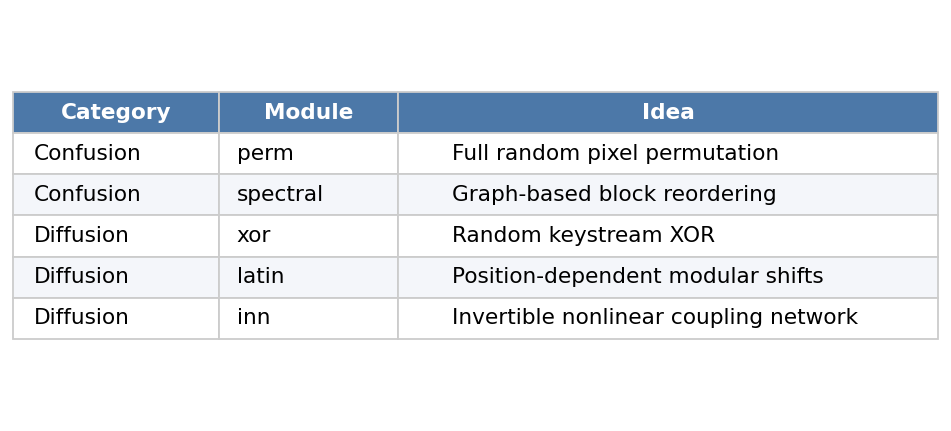
#> input picture docs/modules-table.png, 951 x 431 px, given in place of cat-meme.jpg, which was not available
$ python make_figures.py
#> lines starting #> are read from the running program, lines starting #| are printed output that depends on the picture; pictures that were not available may be replaced by others from this repository, and a replacement may not be noted
### crypto_core.py
"""
crypto_core.py
Modular image encryption pipeline: swappable CONFUSION (permutation) and
DIFFUSION (value-mixing) stages, all keyed and exactly invertible over uint8.

Pipeline (per round):  confusion -> diffusion, repeated R rounds.
Everything is lossless: decrypt(encrypt(x)) == x exactly.

Modules implemented:
  Confusion:  'perm'      keyed global pixel permutation (baseline)
              'spectral'  graph-spectral block ordering (Fiedler vector)
  Diffusion:  'xor'       keyed XOR keystream (baseline)
              'latin'     keyed Latin-square additive mixing (provably balanced)
              'inn'       keyed integer coupling network (RealNVP-style, lossless)

NOTE: These are research/coursework primitives, NOT cryptographically vetted
ciphers. Use for studying confusion/diffusion behaviour, not real secrets.
"""
import hashlib
import numpy as np


# ----------------------------------------------------------------------
# Key derivation helpers
# ----------------------------------------------------------------------
def _seed(key: str, label: str) -> int:
    h = hashlib.sha256(f"{key}|{label}".encode()).digest()
    return int.from_bytes(h[:8], "big")


def _rng(key: str, label: str) -> np.random.Generator:
    return np.random.default_rng(_seed(key, label))


# ----------------------------------------------------------------------
# CONFUSION: permutation modules  (operate on a flat uint8 vector)
# ----------------------------------------------------------------------
def _perm_indices(n: int, key: str, label: str) -> np.ndarray:
    return _rng(key, label).permutation(n)


def confuse_perm(flat: np.ndarray, key: str, inverse: bool, rnd: int) -> np.ndarray:
    idx = _perm_indices(flat.size, key, f"perm{rnd}")
    if not inverse:
        return flat[idx]
    out = np.empty_like(flat)
    out[idx] = flat
    return out


# [36 lines left out: functions _spectral_order, confuse_spectral, not called in this run]


# ----------------------------------------------------------------------
# DIFFUSION: value-mixing modules  (operate on a flat uint8 vector)
# ----------------------------------------------------------------------
def diffuse_xor(flat: np.ndarray, key: str, inverse: bool, rnd: int) -> np.ndarray:
    ks = _rng(key, f"xor{rnd}").integers(0, 256, flat.size, dtype=np.uint8)
    return np.bitwise_xor(flat, ks)   # self-inverse


# [10 lines left out: function diffuse_latin, not called in this run]


def _coupling_t(a: np.ndarray, key: str, label: str) -> np.ndarray:
    """Keyed causal nonlinear mixer: t_i depends on key + all a_j (j<=i).
    Returns uint8 shift the same length as a. Recomputable identically at decrypt
    because it only ever reads the *unchanged* half a."""
    r = _rng(key, label)
    sbox = r.permutation(256).astype(np.int64)    # keyed 8-bit S-box
    k1 = int(r.integers(0, 256)) | 1
    k2 = int(r.integers(0, 256)) | 1
    k3 = int(r.integers(0, 256))
    acc = k3
    a64 = a.astype(np.int64)
    out = np.empty(a.size, dtype=np.int64)
    for i in range(a.size):                        # causal accumulation -> diffusion
        acc = (acc * k1 + a64[i] * k2 + k3) & 0xFF
        out[i] = sbox[(acc + a64[i]) & 0xFF]
    return out


def diffuse_inn(flat: np.ndarray, key: str, inverse: bool, rnd: int,
                layers: int = 4) -> np.ndarray:
    """Integer coupling network (RealNVP-style additive coupling).
    Exactly invertible over uint8; the 'weights' are the key-seeded S-box/consts."""
    n = flat.size
    half = (n + 1) // 2
    x = flat.astype(np.int64).copy()
    if not inverse:
        for L in range(layers):
            a, b = x[:half], x[half:]
            t = _coupling_t(a, key, f"inn{rnd}.{L}")[: b.size]
            x[half:] = (b + t) & 0xFF
            x = x[::-1].copy()                     # swap roles for next layer
        return x.astype(np.uint8)
    # inverse: undo layers in reverse, mirroring the swaps
    for L in reversed(range(layers)):
        x = x[::-1].copy()
        a, b = x[:half], x[half:]
        t = _coupling_t(a, key, f"inn{rnd}.{L}")[: b.size]
        x[half:] = (b - t) & 0xFF
    return x.astype(np.uint8)


# ----------------------------------------------------------------------
# Pipeline
# ----------------------------------------------------------------------
CONFUSION = {"perm": "perm", "spectral": "spectral"}
DIFFUSION = {"xor": "xor", "latin": "latin", "inn": "inn"}


def _confuse(flat, shape, key, name, inverse, rnd):
    if name == "perm":
        return confuse_perm(flat, key, inverse, rnd)
    if name == "spectral":
        return confuse_spectral(flat, shape, key, inverse, rnd)
    raise ValueError(name)


def _diffuse(flat, key, name, inverse, rnd):
    if name == "xor":
        return diffuse_xor(flat, key, inverse, rnd)
    if name == "latin":
        return diffuse_latin(flat, key, inverse, rnd)
    if name == "inn":
        return diffuse_inn(flat, key, inverse, rnd)
    raise ValueError(name)


# [16 lines left out: functions encrypt, decrypt, not called in this run]

### docs/make_figures.py
"""Generate blog figures from the real pipeline on the default cat image.
Run: python docs/make_figures.py   (writes PNGs into docs/)."""
import os
import sys
import numpy as np
from PIL import Image
import matplotlib
matplotlib.use("Agg")
import matplotlib.pyplot as plt

HERE = os.path.dirname(os.path.abspath(__file__))
ROOT = os.path.dirname(HERE)
sys.path.insert(0, ROOT)

import crypto_core as cc

KEY, CONF, DIFF, ROUNDS = "wheresmyfoodkaren", "perm", "inn", 3


def entropy(a):
    h = np.bincount(a.reshape(-1), minlength=256).astype(float)
    p = h / h.sum(); p = p[p > 0]
    return float(-(p * np.log2(p)).sum())


def corr_adjacent(a):
    x = a.reshape(-1).astype(float)
    return float(np.corrcoef(x[:-1], x[1:])[0, 1])


def load_cat():
    pil = Image.open(os.path.join(ROOT, "assets", "cat-meme.jpg")).convert("RGB")
    pil.thumbnail((512, 512))
    return np.array(pil, dtype=np.uint8)


def encrypt_trace(img):
    shape = img.shape
    flat = img.reshape(-1).astype(np.uint8)
    steps = [("Original", flat.copy())]
    for r in range(ROUNDS):
        flat = cc._confuse(flat, shape, KEY, CONF, False, r)
        steps.append((f"R{r+1} confusion ({CONF})", flat.copy()))
        flat = cc._diffuse(flat, KEY, DIFF, False, r)
        steps.append(("Encrypted" if r == ROUNDS - 1 else f"R{r+1} diffusion ({DIFF})", flat.copy()))
    return shape, steps


def decrypt_trace(enc):
    shape = enc.shape
    flat = enc.reshape(-1).astype(np.uint8)
    steps = [("Encrypted", flat.copy())]
    for r in reversed(range(ROUNDS)):
        flat = cc._diffuse(flat, KEY, DIFF, True, r)
        steps.append((f"R{r+1} un-diffusion ({DIFF})", flat.copy()))
        flat = cc._confuse(flat, shape, KEY, CONF, True, r)
        steps.append(("Decrypted" if r == 0 else f"R{r+1} un-confusion ({CONF})", flat.copy()))
    return shape, steps


def gallery(shape, steps, path, title):
    n = len(steps)
    cols = 4
    rows = (n + cols - 1) // cols
    fig, axes = plt.subplots(rows, cols, figsize=(cols * 3.0, rows * 3.0))
    axes = np.array(axes).reshape(-1)
    for ax in axes:
        ax.axis("off")
    for ax, (label, fl) in zip(axes, steps):
        ax.imshow(fl.reshape(shape))
        ax.set_title(f"{label}\nentropy {entropy(fl):.3f} | adj-corr {corr_adjacent(fl):+.3f}",
                     fontsize=9)
    fig.suptitle(title, fontsize=14, fontweight="bold")
    fig.tight_layout(rect=[0, 0, 1, 0.97])
    fig.savefig(path, dpi=110, bbox_inches="tight")
    plt.close(fig)
    print("wrote", path)


def histograms(img, enc, path):
    fig, ax = plt.subplots(1, 2, figsize=(9, 3))
    ax[0].hist(img.reshape(-1), bins=64, color="#4C78A8")
    ax[0].set_title(f"Plaintext histogram (entropy {entropy(img):.3f})", fontsize=10)
    ax[1].hist(enc.reshape(-1), bins=64, color="#E45756")
    ax[1].set_title(f"Ciphertext histogram (entropy {entropy(enc):.3f})", fontsize=10)
    for a in ax:
        a.set_xlim(0, 255); a.tick_params(labelsize=8)
    fig.tight_layout()
    fig.savefig(path, dpi=110, bbox_inches="tight")
    plt.close(fig)
    print("wrote", path)


def main():
    img = load_cat()
#> in load_cat, `pil.thumbnail((512, 512))`:
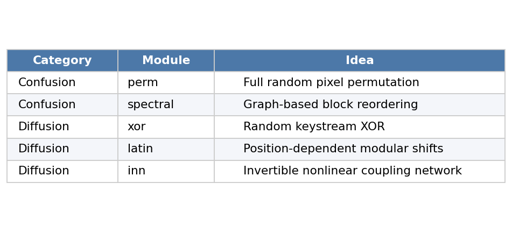
#> pil: PIL image 512x232 RGB; mean R, G, B 229.6, 233.6, 238.2
    eshape, esteps = encrypt_trace(img)
#> after the loop in encrypt_trace, `for r in range(ROUNDS):`: steps = 7 items
#> eshape = (232, 512, 3); esteps = 7 items
    enc = esteps[-1][1].reshape(eshape)
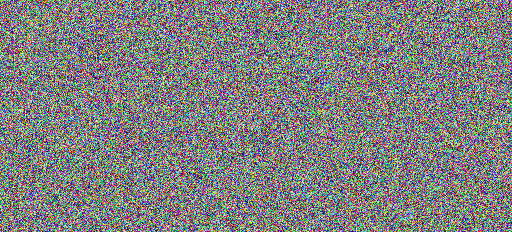
#> enc: shape (232, 512, 3); mean of channels 0, 1, 2 127.4, 127.5, 127.6; drawn as R, G, B
    _, dsteps = decrypt_trace(enc)
#> dsteps = 7 items
    gallery(eshape, esteps, os.path.join(HERE, "encryption-steps.png"), "Encryption, step by step")
#> in gallery, `n = len(steps)`: n = 7
#> in gallery, `rows = (n + cols - 1) // cols`: rows = 2
#> the loop in gallery, `for ax in axes:` made 8 passes
#> the loop in gallery, `for ax, (label, fl) in zip(axes, steps):` made 7 passes
#> label on passes 1 to 7: 'Original', 'R1 confusion (perm)', 'R1 diffusion (inn)', 'R2 confusion (perm)', 'R2 diffusion (inn)', 'R3 confusion (perm)', 'Encrypted'
#> in gallery, `fig.savefig(path, dpi=110, bbox_inches="tight")`:
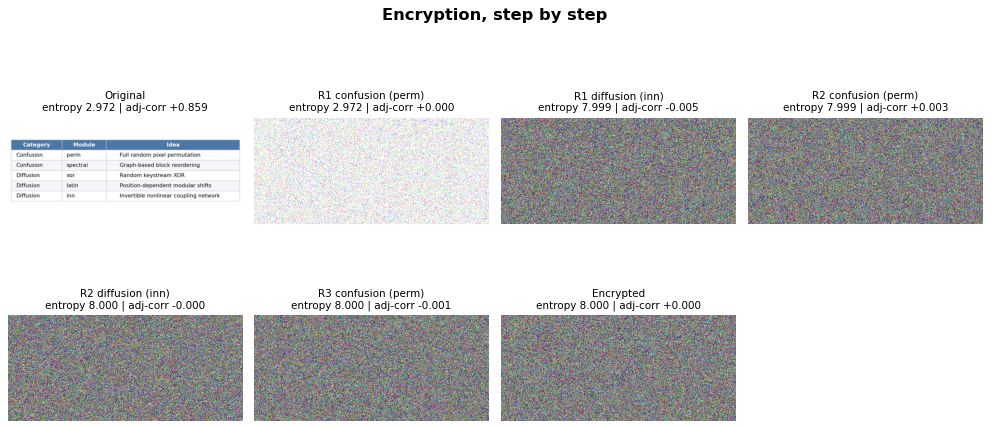
#> figure drawn by matplotlib, 7 panels
    gallery(eshape, dsteps, os.path.join(HERE, "decryption-steps.png"), "Decryption, step by step")
#> call 2 of gallery, with shape = (232, 512, 3), path = 'docs/decryption-steps.png', title = 'Decryption, step by step'
#> the loop in gallery (call 2), `for ax in axes:` made 8 passes
#> the loop in gallery (call 2), `for ax, (label, fl) in zip(axes, steps):` made 7 passes
#> in gallery (call 2), `fig.savefig(path, dpi=110, bbox_inches="tight")`:
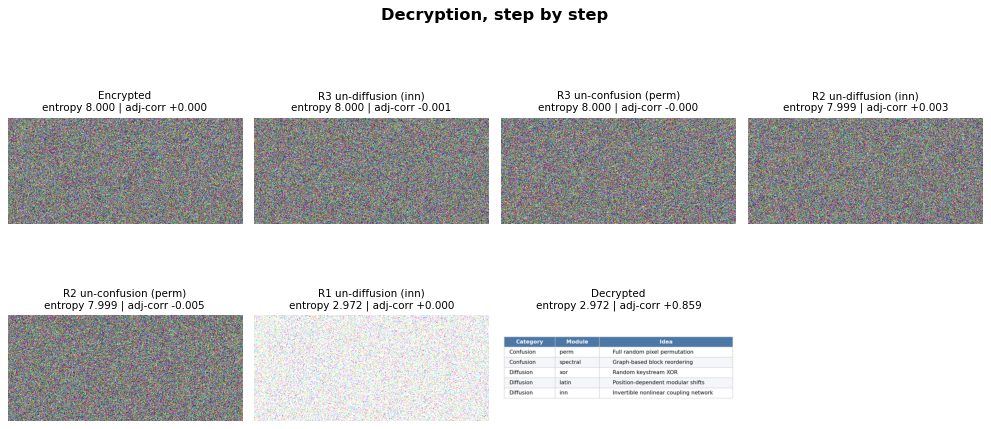
#> figure drawn by matplotlib, 7 panels
    histograms(img, enc, os.path.join(HERE, "histograms.png"))
#> in histograms, `fig.savefig(path, dpi=110, bbox_inches="tight")`:
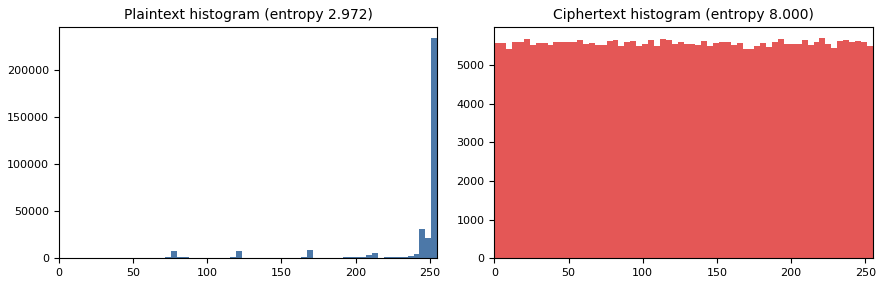
#> figure drawn by matplotlib, 2 panels; panel 1: tallest bar 233099 high, from x = 251 to 255; panel 2: tallest bar 5692 high, from x = 219.1 to 223.1


if __name__ == "__main__":
    main()
